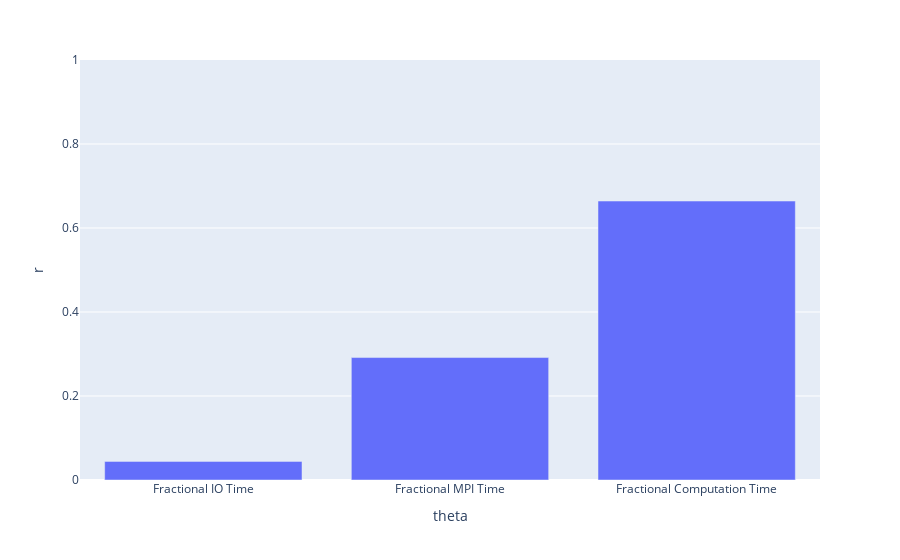

Here is the notebook cell this chart was saved with:
### Code cell
fig = px.bar(plot_df, x="theta", y="r", range_y=[0,1])
fig

### Figure 1 — Plotly figure (JSON) as saved in the notebook; plotly's stock layout.template omitted (floating-point values rounded to 4 significant figures)
{"data": [{"alignmentgroup": "True", "hovertemplate": "theta=%{x}<br>r=%{y}<extra></extra>", "legendgroup": "", "marker": {"color": "#636efa"}, "name": "", "offsetgroup": "", "orientation": "v", "showlegend": false, "textposition": "auto", "type": "bar", "x": ["Fractional IO Time", "Fractional MPI Time", "Fractional Computation Time"], "xaxis": "x", "y": [0.04431, 0.2915, 0.6641], "yaxis": "y"}], "layout": {"autosize": true, "barmode": "relative", "legend": {"tracegroupgap": 0}, "margin": {"t": 60}, "xaxis": {"anchor": "y", "autorange": true, "domain": [0, 1], "range": [-0.5, 2.5], "title": {"text": "theta"}, "type": "category"}, "yaxis": {"anchor": "x", "domain": [0, 1], "range": [0, 1], "title": {"text": "r"}, "type": "linear"}}}
